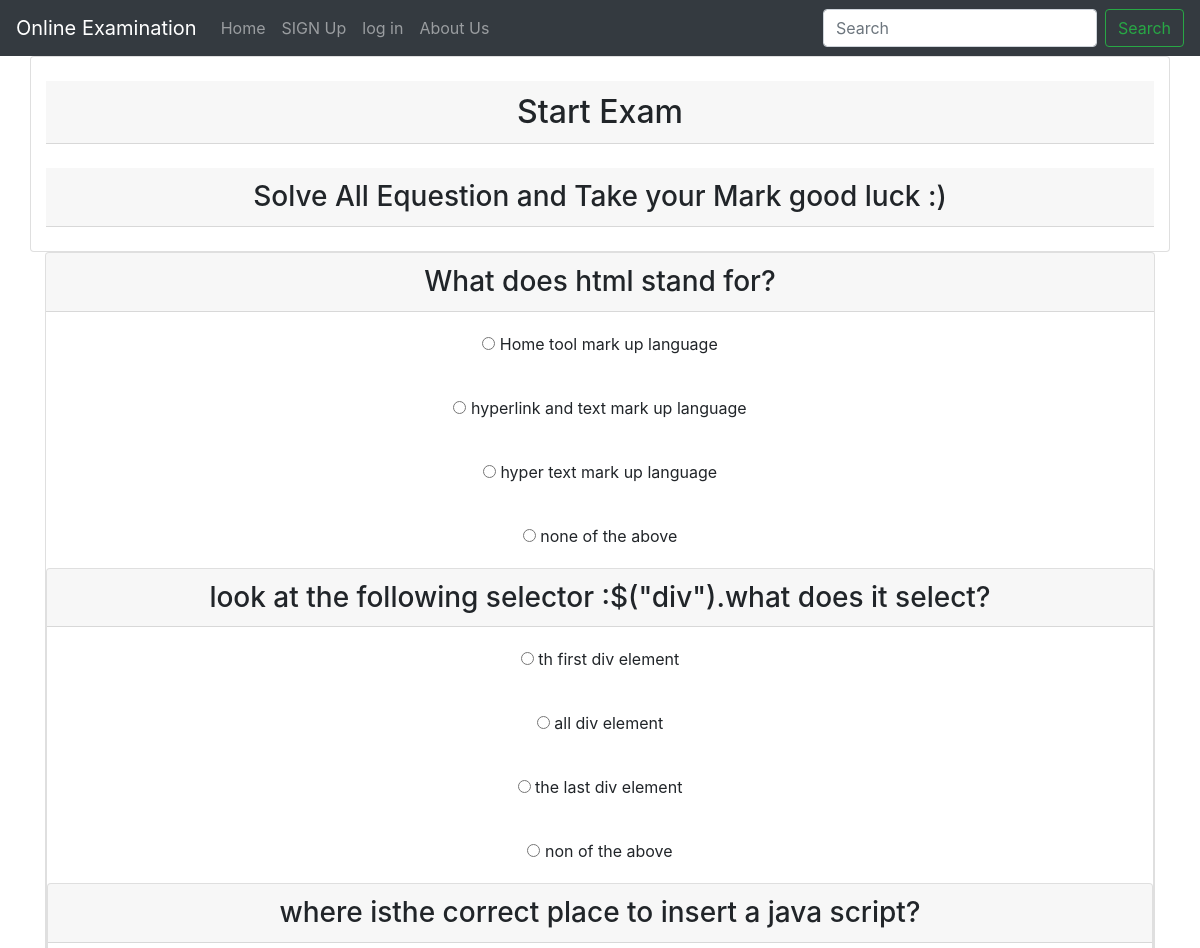
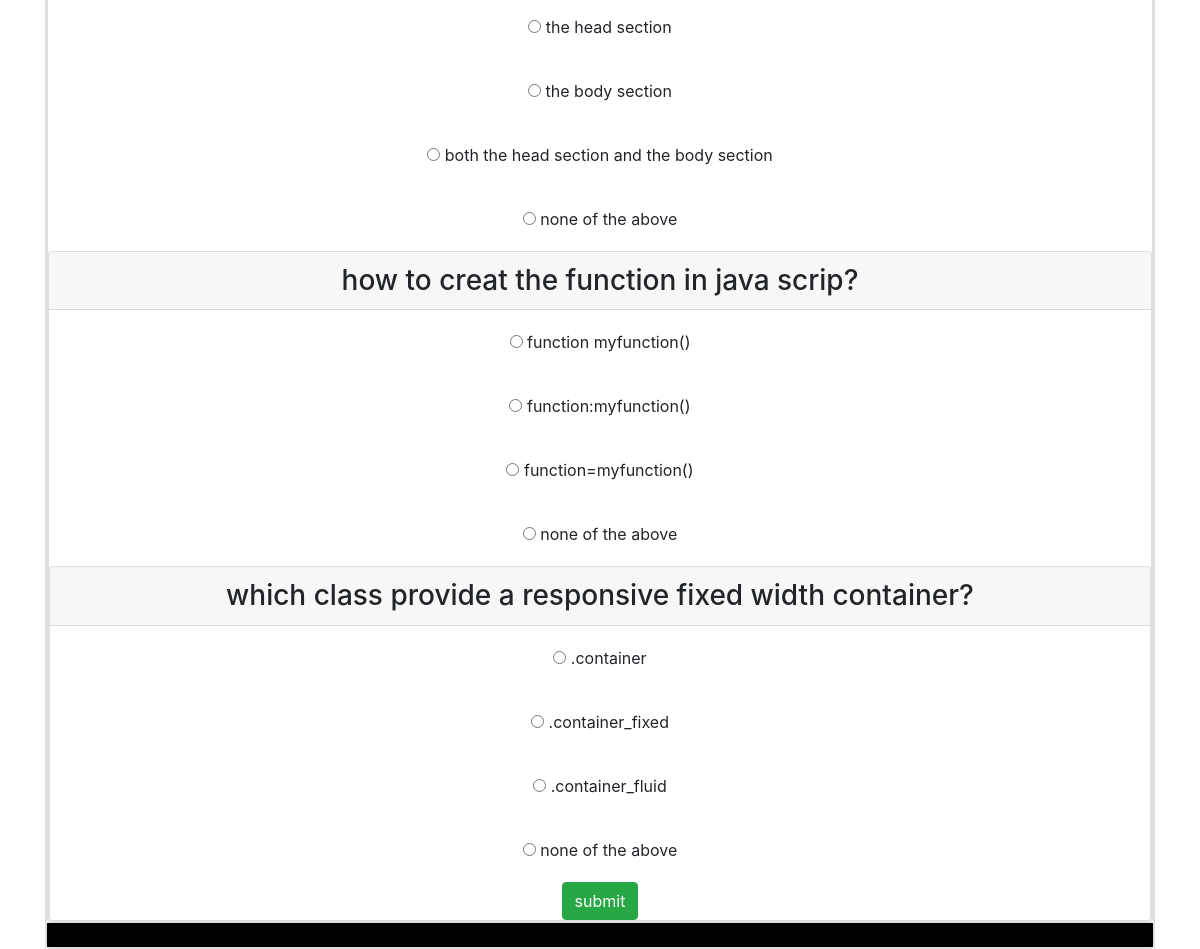
The page / on the database its author committed (2 pictures, top to bottom).
### tables this page shows
CREATE TABLE `questions` (
  `q_id` int(250) NOT NULL,
  `q` varchar(250) DEFAULT NULL,
  `ans_id` int(250) DEFAULT NULL
);

CREATE TABLE `answar` (
  `aid` int(250) NOT NULL,
  `ans` varchar(250) DEFAULT NULL,
  `ans_id` int(250) DEFAULT NULL
);

### index.php (the view, shortened to what this page needs)
<!DOCTYPE html>
<html lang="en">
<head>
    <link rel="stylesheet" href="bootstrap.min.css"/>
    <link rel="stylesheet" href="main.css"/>
</head>
<body>
<nav class="navbar navbar-expand-lg navbar-light  navbar-dark bg-dark">
  <a class="navbar-brand" href="index.html">Online Examination</a>
  <div class="collapse navbar-collapse" id="navbarSupportedContent">
    <ul class="navbar-nav mr-auto">
      <li class="nav-item ">
        <a class="nav-link" href="index.html">Home</a>
      </li>
      <li class="nav-item">
        <a class="nav-link" href="signup.php">SIGN Up</a>
      </li>
          <li class="nav-item">
        <a class="nav-link " href="login.php">log in</a>
      </li>
      <li class="nav-item">
        <a class="nav-link " href="About.html">About Us</a>
      </li>
    </ul>
    <form class="form-inline my-2 my-lg-0">
      <input class="form-control mr-sm-2" type="search" placeholder="Search" aria-label="Search">
      <button class="btn btn-outline-success my-2 my-sm-0" type="submit">Search</button>
    </form>
  </div>
</nav>
    <div class="banner">
        <div class="container text-center">
           <div class="row">
               <div class="col-12 card">
                   <br> <h2 class="text_center text_primary card-header">Start Exam</h2><br>
                    <h3 class=" text-center text_success card-header">Solve All Equestion and Take your Mark good luck :)</h3><br>
               </div>
            </div>
               <form action="check.php" method="GET">
                   <?php
                   $con=mysqli_connect("localhost","root") ;
                   mysqli_select_db($con,'quiz');
                for($i=1;$i<6;$i++)
                {
             $q="SELECT * FROM questions where q_id = $i";
             $query=mysqli_query($con,$q);
            while($row=mysqli_fetch_array($query))
            {?>
              <div class="card">
                 <h3 class="card-header"><?php echo $row['q']; ?> </h3>
                  <?php
                         $q="select * from answar where ans_id = $i";
                         $query = mysqli_query($con,$q);
                         while($row= mysqli_fetch_array($query)){?>
                        <div class="card-body">
                          <input type="radio" name="quickcheck[<?php echo $row['ans_id'];?>]" value="<?php echo $row['aid'];?>">
                            <?php echo $row['ans'];?>
                        </div>
            <?php
             }
            }
            }
          ?>
        <input type="submit" value="submit" class="btn btn-success m-auto d-block">
                     </div>
        </form>
        </div>
    </div>
    <div class="s3">
    </div>
</body>
</html>

### main.css (style rules this page uses)
ul { list-style: none; margin-right: 160px; }
.s3 { background: black; color:black; text-align: center; }

### rows shown on the page
questions: q "What does html stand for?"
answar: ans "Home tool mark up language"
answar: ans "hyperlink and text mark up language"
answar: ans "hyper text mark up language"
answar: ans "none of the above"
questions: q "look at the following selector :$(\"div\").what does it select?"
answar: ans "th first div element"
answar: ans "all div element"
answar: ans "the last div element"
answar: ans "non of the above"
questions: q "where isthe correct place to insert a java script?"
answar: ans "the head section"
answar: ans "the body section"
answar: ans "both the head section and the body section"
answar: ans "none of the above"
questions: q "how to creat the function in java scrip?"
answar: ans "function myfunction()"
answar: ans "function:myfunction()"
answar: ans "function=myfunction()"
answar: ans "none of the above"
questions: q "which class provide a responsive fixed width container?"
answar: ans ".container"
answar: ans ".container_fixed"
answar: ans ".container_fluid"
answar: ans "none of the above"
